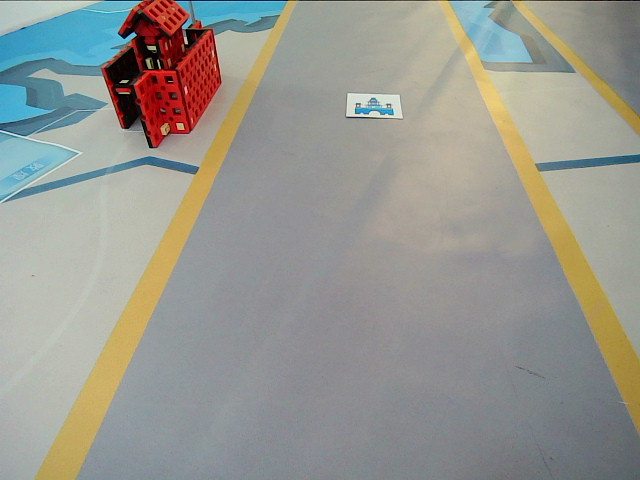
#> input picture src/test/cruise/13.png, 640 x 480 px
$ python -i cruiser.py   (imports and definitions only)
#> lines starting #> are read from the running program, lines starting #| are printed output that depends on the picture; after the words box and inside, x2 and y2 are one past the last pixel; in counts of white or black regions, pixels touching at a corner belong together
#> further down, picture is the input picture: shape (480, 640, 3); mean B, G, R 144.2, 151.3, 151.1
### src/settings.py
import os
import sys

# -------global settings-------
# 设置是否自动测量 stdCompassAngle
measureCompassAngle = True
# 现在是设置为手动测量
stdCompassAngle = 184.2

target_posture_range = (0, 1.5)
camping_posture_range = (-1, 1)
fenglangjuxu_posture_range = (0, 2)
soldier_posture_range = (3.5, 4.5)
after_soldier_posture_range = (-1.5, -1.5)

# 车辆运行速度
velocity = 40
slow_down_speed = 15
# 中途更换模型后的调整速度
changeAngleVelocity = 20

# 工作目录
work_dir = '/home/root/workspace/Baidu2021'
lib_dir = './lib'

# 传感器端口号
wobot_port = "wobot"
laser_square_port = "laser_square"
laser_ball_port = "laser_ball"
laser1_port = "laser1"
laser2_port = "laser2"
compass_port = "compass_new"

# -------collect.py-------
resultDir = "train/"
changeInAngle = 0.1
recordSideCam = False

# -------run_lane.py-------
# train7可以跑过两个急转弯
angleModelPath = 'models/train4'

# -------marker.py--------
score_thresold = 0.7
flag_to_servo = {
    'dingxiangjun': 1,
    'daijun': 2,
    'dunhuang': 3
}
task_label_list = [
    'daijun',
    'dingxiangjun',
    'dunhuang',
    'sideTarget',
    'targetCenter'
]
sign_label_list = [
    'background',
    'barracks',
    'fenglangjuxu',
    'fortress',
    'soldier',
    'target',
]

signModelPath = 'models/signModel'
taskModelPath = 'models/taskModel'  # sideData2

# -------run.py--------
ongoing_list = {  # uncomplete, ongoing, complete
    'fortress1': 'uncomplete',
    'fortress2': 'uncomplete',
    'target1': 'uncomplete',
    'target2': 'uncomplete',
    'target3': 'uncomplete',
    'camping': 'uncomplete',
    'fenglangjuxu': 'uncomplete',
    'soldier': 'uncomplete',
    'fortress3': 'uncomplete',

    'status': 'run',  # run, slow_down, stop
    'last_center_x': -1
}


def set_working_dir():
    print('work_dir = {}'.format(work_dir))
    os.chdir(work_dir)
    sys.path.append(work_dir)
    sys.path.append(lib_dir)


# 默认更改工作目录
set_working_dir()

### src/cruiser.py
#%%
import os
import settings
import cv2
import numpy as np
from paddlelite import Place, CxxConfig, CreatePaddlePredictor, TargetType, PrecisionType, DataLayoutType


def img_process(img):
    hsv = cv2.cvtColor(img, cv2.COLOR_BGR2HSV)
#> hsv: shape (480, 640, 3); mean H, S, V 67.2, 40.1, 160.9

    # 正常的 HSV
    lower_hsv = np.array([20, 75, 165])
    upper_hsv = np.array([40, 255, 255])

    mask = cv2.inRange(hsv, lowerb=lower_hsv, upperb=upper_hsv)
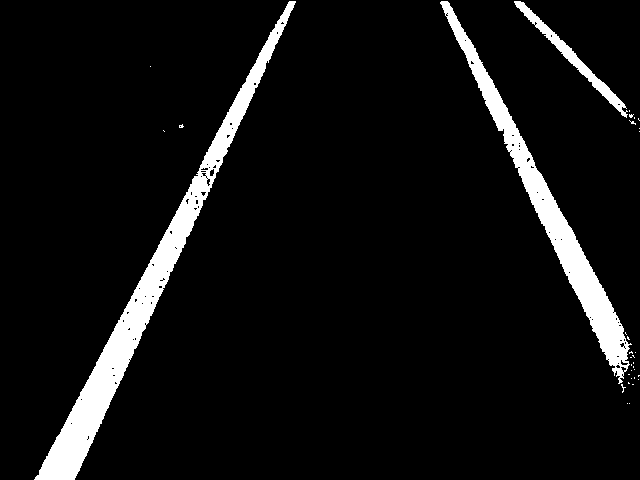
#> mask: shape (480, 640); 6.9% white; 34 white regions (31 under 20 px), largest, box (x1, y1, x2, y2) and area: (34, 1, 296, 480) 11746, (440, 1, 632, 384) 7984, (514, 1, 628, 118) 1375

    frame = cv2.resize(mask, (128, 128))
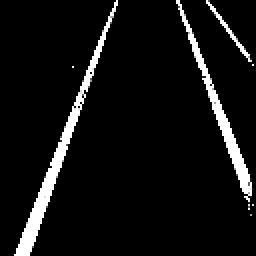
#> frame: shape (128, 128) (shown 2 times larger); min 0, max 255, mean 17.6
    img = frame.astype(np.float32)
    img = cv2.cvtColor(img, cv2.COLOR_GRAY2BGR)
#> img: shape (128, 128, 3) float32
    img = img / 255.0
    img = np.expand_dims(img, axis=0)
    return img, mask


# [53 lines left out: functions init_predictor, predict_angle, getAngle, test_cam, not called in this run]


# [2 lines not run here, left out]

>>> import cv2
>>> picture = cv2.imread('test/cruise/13.png')
>>> result = img_process(picture)

$ run again, on src/test/cruise/22.png
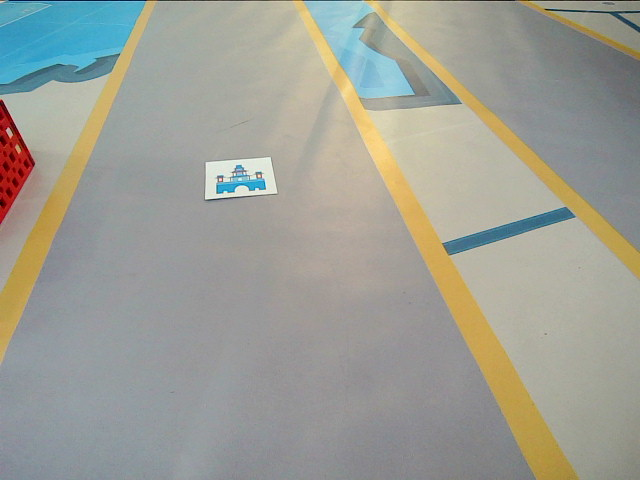
#> input picture src/test/cruise/22.png, 640 x 480 px
#> picture is the input picture: shape (480, 640, 3); mean B, G, R 149.3, 158.3, 157.3
#> hsv: shape (480, 640, 3); mean H, S, V 60.3, 35.3, 166
#> in img_process, `mask = cv2.inRange(hsv, lowerb=lower_hsv, upperb=upper_hsv)`:
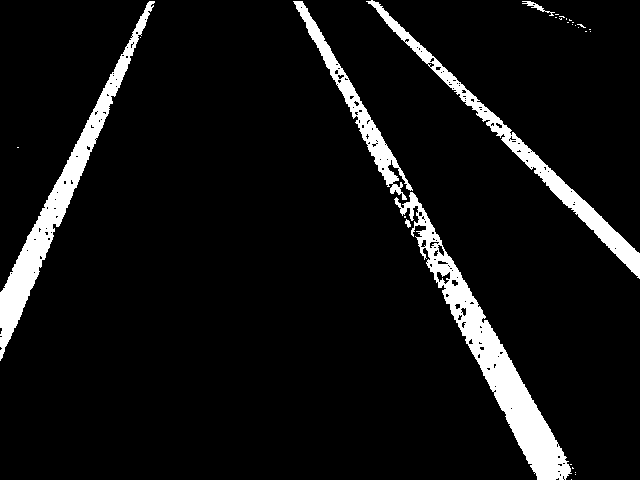
#> mask: shape (480, 640); 7.3% white; 29 white regions (23 under 20 px), largest, box (x1, y1, x2, y2) and area: (394, 192, 572, 480) 8313, (0, 1, 155, 361) 6338, (366, 0, 640, 279) 4674, (293, 1, 413, 200) 2825, (522, 1, 555, 16) 109, (405, 219, 411, 228) 32
#> in img_process, `frame = cv2.resize(mask, (128, 128))`:
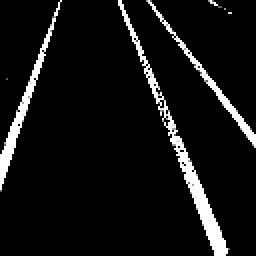
#> frame: shape (128, 128) (shown 2 times larger); min 0, max 255, mean 18.8

$ run again, on src/test/cruise/7.png
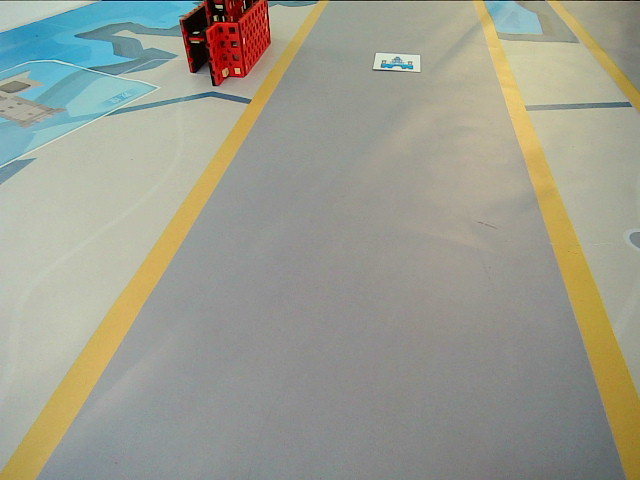
#> input picture src/test/cruise/7.png, 640 x 480 px
#> picture is the input picture: shape (480, 640, 3); mean B, G, R 143.6, 156.7, 155.9
#> hsv: shape (480, 640, 3); mean H, S, V 47, 37.9, 163.1
#> in img_process, `mask = cv2.inRange(hsv, lowerb=lower_hsv, upperb=upper_hsv)`:
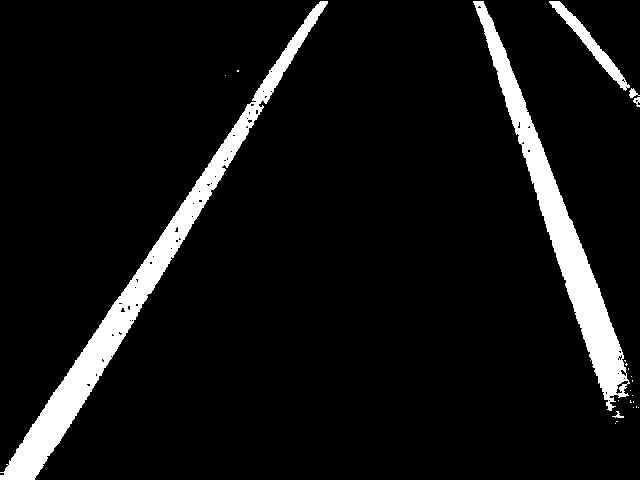
#> mask: shape (480, 640); 7.5% white; 23 white regions (17 under 20 px), largest, box (x1, y1, x2, y2) and area: (0, 1, 328, 480) 12127, (473, 1, 630, 411) 9618, (549, 1, 630, 91) 1136, (629, 88, 640, 98) 56, (633, 97, 640, 107) 41, (612, 411, 624, 418) 33
#> in img_process, `frame = cv2.resize(mask, (128, 128))`:
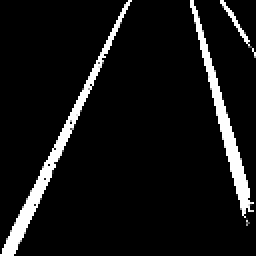
#> frame: shape (128, 128) (shown 2 times larger); min 0, max 255, mean 19.2
